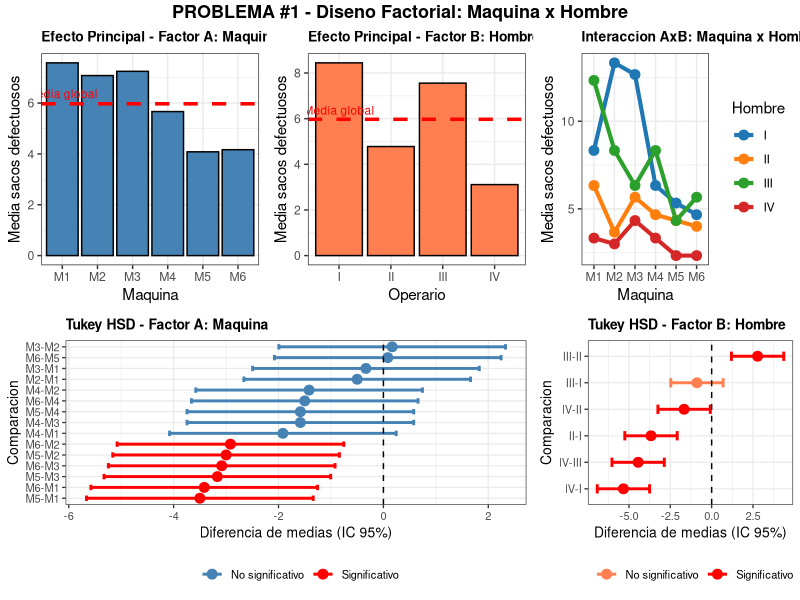
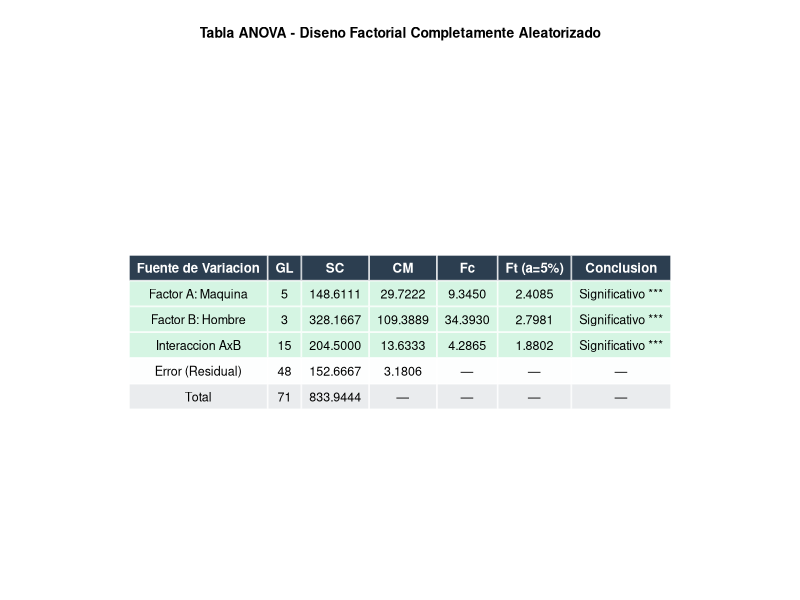

These figures' R source, in order:
# ============================================================
# PROBLEMA #1 - DISENO FACTORIAL COMPLETAMENTE ALEATORIZADO
# Factor A: Maquina (6 niveles: M1-M6)
# Factor B: Hombre  (4 niveles: I, II, III, IV)
# Replicas: n = 3  |  N = 72
# Variable respuesta: Nro de sacos defectuosos por dia
# ============================================================

library(ggplot2)
library(dplyr)
library(gridExtra)

# ---- Datos -------------------------------------------------
maquina <- rep(c("M1","M2","M3","M4","M5","M6"), each = 12)
hombre  <- rep(c("I","I","I","II","II","II","III","III","III","IV","IV","IV"), times = 6)
sacos   <- c(
  # M1
  10, 8, 7,   5, 6, 8,   12,13,12,   5, 3, 2,
  # M2
  12,13,15,   4, 5, 2,   10,10, 5,   2, 3, 4,
  # M3
  15,13,10,   6, 6, 5,    9, 6, 4,   5, 6, 2,
  # M4
   8, 5, 6,   5, 5, 4,   11,10, 4,   5, 4, 1,
  # M5
   5, 7, 4,   5, 4, 4,    5, 5, 3,   2, 2, 3,
  # M6
   5, 6, 3,   4, 3, 5,    8, 3, 6,   2, 4, 1
)

df <- data.frame(
  Maquina = factor(maquina, levels = c("M1","M2","M3","M4","M5","M6")),
  Hombre  = factor(hombre,  levels = c("I","II","III","IV")),
  Sacos   = sacos
)

# ============================================================
# ANOVA FACTORIAL
# ============================================================
modelo <- aov(Sacos ~ Maquina * Hombre, data = df)

cat(strrep("=", 65), "\n")
cat("TABLA ANOVA - DISENO FACTORIAL\n")
cat(strrep("=", 65), "\n")
print(summary(modelo))

# F criticos
alpha <- 0.05
ft_A  <- qf(1 - alpha,  5, 48)
ft_B  <- qf(1 - alpha,  3, 48)
ft_AB <- qf(1 - alpha, 15, 48)

cat(sprintf("\nF critico Factor A  (5, 48)  = %.4f\n", ft_A))
cat(sprintf("F critico Factor B  (3, 48)  = %.4f\n", ft_B))
cat(sprintf("F critico Inter AxB (15, 48) = %.4f\n", ft_AB))

resumen <- summary(modelo)[[1]]
Fc_A  <- resumen[1, "F value"]
Fc_B  <- resumen[2, "F value"]
Fc_AB <- resumen[3, "F value"]

cat("\nCONCLUSIONES:\n")
cat(sprintf("  Factor A (Maquina): Fc=%.4f %s significativamente\n",
            Fc_A,  ifelse(Fc_A  > ft_A,  "> SI influye", "< NO influye")))
cat(sprintf("  Factor B (Hombre):  Fc=%.4f %s significativamente\n",
            Fc_B,  ifelse(Fc_B  > ft_B,  "> SI influye", "< NO influye")))
cat(sprintf("  Interaccion AxB:    Fc=%.4f %s significativamente\n",
            Fc_AB, ifelse(Fc_AB > ft_AB, "> SI influye", "< NO influye")))

# ============================================================
# PRUEBA DE TUKEY
# ============================================================
cat("\n", strrep("=", 65), "\n")
cat("PRUEBA DE TUKEY - FACTOR A: Maquina\n")
cat(strrep("=", 65), "\n")
tukey_A <- TukeyHSD(modelo, "Maquina", conf.level = 0.95)
print(tukey_A)

cat("\n", strrep("=", 65), "\n")
cat("PRUEBA DE TUKEY - FACTOR B: Hombre\n")
cat(strrep("=", 65), "\n")
tukey_B <- TukeyHSD(modelo, "Hombre", conf.level = 0.95)
print(tukey_B)

# ============================================================
# GRAFICAS (ggplot2 - evita conflicto de layout con TukeyHSD)
# ============================================================
COLORES <- c("#1f77b4","#ff7f0e","#2ca02c","#d62728")
media_global <- mean(df$Sacos)

# 1. Efecto principal A
medias_A <- tapply(df$Sacos, df$Maquina, mean)
df_A <- data.frame(Maquina = factor(names(medias_A), levels = c("M1","M2","M3","M4","M5","M6")),
                   Media = as.numeric(medias_A))
p1 <- ggplot(df_A, aes(x = Maquina, y = Media)) +
  geom_bar(stat = "identity", fill = "steelblue", color = "black") +
  geom_hline(yintercept = media_global, color = "red", linetype = "dashed", linewidth = 1.2) +
  annotate("text", x = 1, y = media_global + 0.4, label = "Media global", color = "red", size = 3) +
  labs(title = "Efecto Principal - Factor A: Maquina",
       x = "Maquina", y = "Media sacos defectuosos") +
  theme_bw(base_size = 11) +
  theme(plot.title = element_text(face = "bold", size = 10))

# 2. Efecto principal B
medias_B <- tapply(df$Sacos, df$Hombre, mean)
df_B <- data.frame(Hombre = factor(names(medias_B), levels = c("I","II","III","IV")),
                   Media = as.numeric(medias_B))
p2 <- ggplot(df_B, aes(x = Hombre, y = Media)) +
  geom_bar(stat = "identity", fill = "coral", color = "black") +
  geom_hline(yintercept = media_global, color = "red", linetype = "dashed", linewidth = 1.2) +
  annotate("text", x = 1, y = media_global + 0.4, label = "Media global", color = "red", size = 3) +
  labs(title = "Efecto Principal - Factor B: Hombre",
       x = "Operario", y = "Media sacos defectuosos") +
  theme_bw(base_size = 11) +
  theme(plot.title = element_text(face = "bold", size = 10))

# 3. Interaccion AxB
interact <- tapply(df$Sacos, list(df$Hombre, df$Maquina), mean)
df_int <- as.data.frame(as.table(interact))
names(df_int) <- c("Hombre", "Maquina", "Media")
df_int$Maquina <- factor(df_int$Maquina, levels = c("M1","M2","M3","M4","M5","M6"))
df_int$Hombre  <- factor(df_int$Hombre,  levels = c("I","II","III","IV"))
p3 <- ggplot(df_int, aes(x = Maquina, y = Media, color = Hombre, group = Hombre)) +
  geom_line(linewidth = 1.4) +
  geom_point(size = 3) +
  scale_color_manual(values = COLORES) +
  labs(title = "Interaccion AxB: Maquina x Hombre",
       x = "Maquina", y = "Media sacos defectuosos", color = "Hombre") +
  theme_bw(base_size = 11) +
  theme(plot.title = element_text(face = "bold", size = 10))

# 4. Tukey A - grafica de intervalos
tk_A <- as.data.frame(tukey_A$Maquina)
colnames(tk_A) <- c("diff","lwr","upr","p_adj")
tk_A$Comparacion <- rownames(tk_A)
tk_A$Sig <- tk_A$p_adj < 0.05
p4 <- ggplot(tk_A, aes(y = reorder(Comparacion, diff), x = diff)) +
  geom_errorbarh(aes(xmin = lwr, xmax = upr, color = Sig), height = 0.5, linewidth = 1) +
  geom_point(aes(color = Sig), size = 3) +
  geom_vline(xintercept = 0, linetype = "dashed", color = "black") +
  scale_color_manual(values = c("TRUE" = "red", "FALSE" = "steelblue"),
                     labels = c("TRUE" = "Significativo", "FALSE" = "No significativo"),
                     name = "") +
  labs(title = "Tukey HSD - Factor A: Maquina",
       x = "Diferencia de medias (IC 95%)", y = "Comparacion") +
  theme_bw(base_size = 10) +
  theme(plot.title = element_text(face = "bold", size = 10),
        legend.position = "bottom")

# 5. Tukey B - grafica de intervalos
tk_B <- as.data.frame(tukey_B$Hombre)
colnames(tk_B) <- c("diff","lwr","upr","p_adj")
tk_B$Comparacion <- rownames(tk_B)
tk_B$Sig <- tk_B$p_adj < 0.05
p5 <- ggplot(tk_B, aes(y = reorder(Comparacion, diff), x = diff)) +
  geom_errorbarh(aes(xmin = lwr, xmax = upr, color = Sig), height = 0.35, linewidth = 1) +
  geom_point(aes(color = Sig), size = 3) +
  geom_vline(xintercept = 0, linetype = "dashed", color = "black") +
  scale_color_manual(values = c("TRUE" = "red", "FALSE" = "coral"),
                     labels = c("TRUE" = "Significativo", "FALSE" = "No significativo"),
                     name = "") +
  labs(title = "Tukey HSD - Factor B: Hombre",
       x = "Diferencia de medias (IC 95%)", y = "Comparacion") +
  theme_bw(base_size = 10) +
  theme(plot.title = element_text(face = "bold", size = 10),
        legend.position = "bottom")

# 6. Tabla ANOVA como tableGrob
sc_A  <- resumen[1, "Sum Sq"]
sc_B  <- resumen[2, "Sum Sq"]
sc_AB <- resumen[3, "Sum Sq"]
sc_E  <- resumen[4, "Sum Sq"]
sc_T  <- sc_A + sc_B + sc_AB + sc_E

anova_df <- data.frame(
  "Fuente de Variacion" = c("Factor A: Maquina", "Factor B: Hombre",
                             "Interaccion AxB", "Error (Residual)", "Total"),
  "GL"  = c("5", "3", "15", "48", "71"),
  "SC"  = c(sprintf("%.4f", sc_A),  sprintf("%.4f", sc_B),
             sprintf("%.4f", sc_AB), sprintf("%.4f", sc_E),
             sprintf("%.4f", sc_T)),
  "CM"  = c(sprintf("%.4f", sc_A/5),  sprintf("%.4f", sc_B/3),
             sprintf("%.4f", sc_AB/15), sprintf("%.4f", sc_E/48), "—"),
  "Fc"  = c(sprintf("%.4f", Fc_A), sprintf("%.4f", Fc_B),
             sprintf("%.4f", Fc_AB), "—", "—"),
  "Ft (a=5%)" = c(sprintf("%.4f", ft_A), sprintf("%.4f", ft_B),
                   sprintf("%.4f", ft_AB), "—", "—"),
  "Conclusion" = c("Significativo ***", "Significativo ***",
                   "Significativo ***", "—", "—"),
  check.names = FALSE,
  stringsAsFactors = FALSE
)

# Estilos de la tabla
tema_tbl <- gridExtra::ttheme_default(
  core = list(
    bg_params = list(fill = c("#d5f5e3","#d5f5e3","#d5f5e3","#fdfefe","#eaecee")),
    fg_params = list(fontsize = 9, hjust = 0.5)
  ),
  colhead = list(
    bg_params = list(fill = "#2c3e50"),
    fg_params = list(col = "white", fontsize = 9.5, fontface = "bold")
  )
)
p_tabla <- gridExtra::tableGrob(anova_df, rows = NULL, theme = tema_tbl)

# Titulo encima de la tabla
titulo_tabla <- grid::textGrob(
  "Tabla ANOVA - Diseno Factorial Completamente Aleatorizado",
  gp = grid::gpar(fontsize = 10, fontface = "bold")
)
p_tabla_con_titulo <- gridExtra::arrangeGrob(titulo_tabla, p_tabla, ncol = 1,
                                              heights = c(0.12, 1))

# Rutas de salida — carpeta fija del problema 1
base_dir <- normalizePath("C:/Users/ASUS/Desktop/control pc3/problemas resueltos/problema 1")
ruta   <- file.path(base_dir, "P1_resultados_R.png")
ruta_t <- file.path(base_dir, "P1_tabla_anova_R.png")

# PNG 1: graficas principales
titulo <- grid::textGrob("PROBLEMA #1 - Diseno Factorial: Maquina x Hombre",
                         gp = grid::gpar(fontsize = 13, fontface = "bold"))
lay <- rbind(c(1, 2, 3), c(4, 4, 5))
png(ruta, width = 1600, height = 1100, res = 130)
grid.arrange(p1, p2, p3, p4, p5, layout_matrix = lay,
             heights = c(1.5, 1.5), top = titulo)
dev.off()
cat(sprintf("\nGrafica guardada en: %s\n", ruta))

# PNG 2: tabla ANOVA
png(ruta_t, width = 1300, height = 450, res = 130)
grid.arrange(p_tabla_con_titulo)
dev.off()
cat(sprintf("Tabla   guardada en: %s\n", ruta_t))
